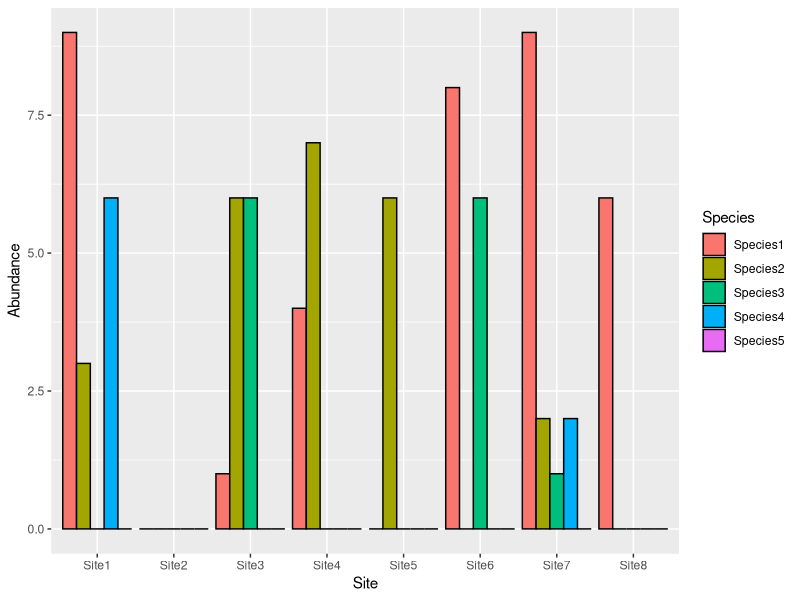
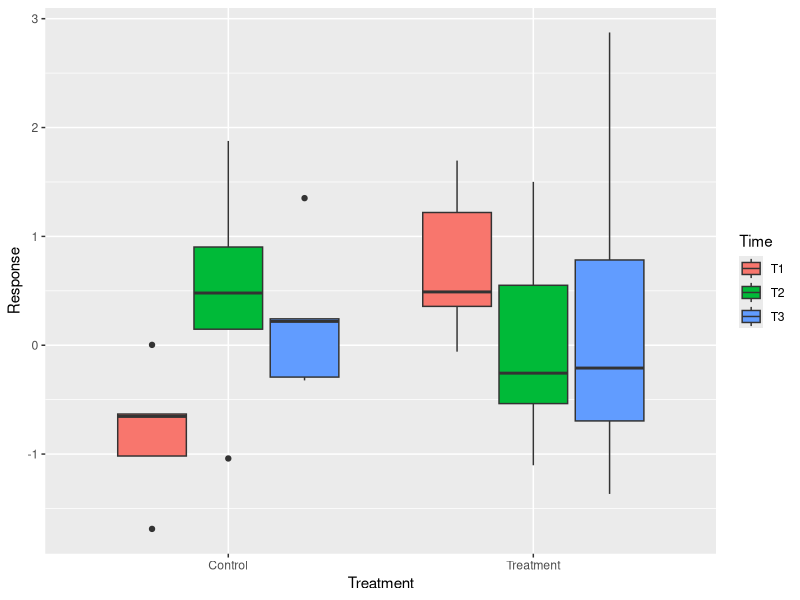

Write the R code that produced these figures, in order.
# Data Wrangling Tricks
# 19 April 2018
# KER


# Preliminaries

library(reshape2)
library(tidyr)
library(dplyr)
library(ggplot2)
library(TeachingDemos)
char2seed("Sharpei")

species<-5
sites<-8
abundanceRange<-1:10
mFill<-0.4

vec<-rep(0,species*sites) # Set up empty vector
abun<-sample(x=abundanceRange,size=round(mFill*length(vec)),replace=TRUE)
vec[seq_along(abun)]<-abun # Puts abundance vector in the first entries for vec
vec<-sample(vec) # Reshuffles contents of vec (default is replace=FALSE)

aMat<-matrix(vec,nrow=species) # Creates a matrix from our vector

rownames(aMat)<-rownames(aMat,do.NULL=FALSE,prefix="Species")
colnames(aMat)<-colnames(aMat,do.NULL=FALSE,prefix="Site")

# We've built a matrix with sites in the columns and count data for individual species in each row. This is called the wide format, but we want it to be in long form or "tidy form" in order to analyze this in R.

# Use `melt` function from reshape2 package to convert matrix to long form. ***** MELT ONLY WORKS FOR MATRICES

.<-melt(aMat)
print(.) # Each row is an element in the original aMat data
.<-melt(aMat,varnames=c("Species","Site"),value.name="Abundance")

aFrame<-data.frame(cbind(Species=rownames(aMat),aMat)) # Create a dataframe that we will transform

.<-gather(aFrame,Site1:Site8,key="Site",value="Abundance")
print(.)
.$Abundance<-as.numeric(.$Abundance) # Converts from character element to numeric element

aFrameL<-. # Dataframe is now in the long form

# Now able to do a bar plot with this
ggplot(aFrameL,aes(x=Site,y=Abundance,fill=Species)) +
  geom_bar(position="dodge",stat="identity",color="black") # Removing "position" would stack the bars on top of each other instead of producing a group of 5 different colored bars for each site.

# Build a subject by time experimental matrix
Treatment<-rep(c("Control","Treatment"),each=5)
Subject<-1:10
T1<-rnorm(10) # These represent response variables
T2<-rnorm(10)
T3<-rnorm(10)

eFrame<-data.frame(Treatment=Treatment,Subject=Subject,T1=T1,T2=T2,T3=T3)

.<-gather(eFrame,T1:T3,key="Time",value="Response")
print(.)
.$Time<-as.factor(.$Time) # Need to coerce into factor in order to use it to group data in figure below

eFrameL<-.

# Ready for boxplot
ggplot(eFrameL,aes(x=Treatment,y=Response,fill=Time)) + geom_boxplot()

# Now change them back to the wide format
.<-dcast(aFrameL,Species~Site,value="Abundance")
print(.) # Note that in the format of dataframe, not a matrix

.<-spread(aFrameL,key=Site,value=Abundance)
print(.)

# summarize and group_by from dplyr package
as.data.frame(summarize(mpg,ctyM=mean(cty),ctySD=sd(cty))) # Gives summary for entire data set, but you are really interested in group-level summary statistics

.<-group_by(mpg,fl)
as.data.frame(summarize(.,ctyM=mean(cty),ctySD=sd(cty))) # Gives mean and sd for city MPG of each fuel type group (mpg is variable of interest, fl is what groups will be defined by)

as.data.frame(summarize(.,ctyM=mean(cty),ctySD=sd(cty),n=length(cty))) # Added number of city MPG observations for each fuel type group

.<-group_by(mpg,fl,class)
as.data.frame(summarize(.,ctyM=mean(cty),ctySD=sd(cty),n=length(cty)))

.<-filter(mpg,class!="suv") # Excludes suv from dataset
.<-group_by(.,fl,class)
as.data.frame(summarize(.,ctyM=mean(cty),ctySD=sd(cty),n=length(cty)))

# replicate(n,expression,simpligy)
# n = number of desired iterations of a function
# expression is any r expression or function
# simplify defaulty="array" with 1 more dimension than original input, simplify=TRUE gives vector or matrix, simplify=FALSE gives a list

# First set up matrix
myOut<-matrix(data=0,nrow=3,ncol=5)

# Fill using a for loop (dumb coding)
for (i in 1:nrow(myOut)) {
  for (j in 1:ncol(myOut)) {
    myOut[i,j]<-runif(1)
  }
}

myOut<-matrix(data=runif(15),nrow=3) # Much more efficient

mO<-replicate(n=5,
              100 + runif(3), # DO NOT USE expression = ....., just dump in the expression!
              simplify=TRUE)
 
mO<-replicate(n=5,
              matrix(runif(6),3,2),
              simplify="array") # Produces a list of five 3x2 matrices

print(mO[,,3]) # Tells R to print the entire 3rd matrix in the list
